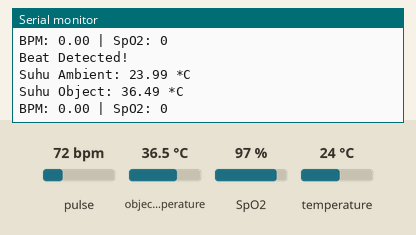
Bench run of a sketch on a simulated ESP32. On the bench: the last lines printed to the serial monitor. Inputs (shaded band) come from the test bench; at power-on: pulse 72 bpm, object temperature 36.5 °C, SpO2 97 %, temperature 24 °C. WiFi joins after 1.5 s; servers stay silent unless stated; no MQTT or app messages arrive unless stated.

Above: at 2.7 s.
2.8 s: pulse set to 42 bpm
4.3 s: object temperature set to 20 °C
At 5.2 s:
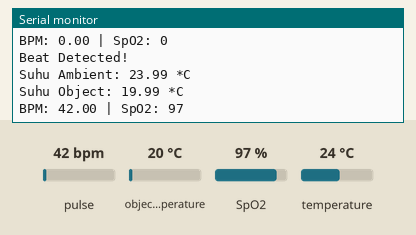
5.8 s: SpO2 set to 80 %
At 6.9 s:
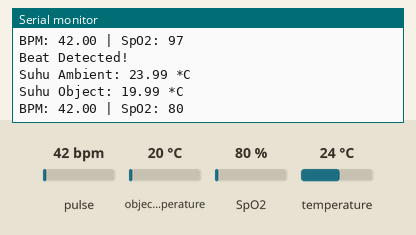
7.3 s: temperature set to 12 °C
At 8.4 s:
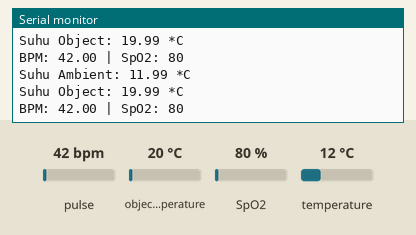
Timing chart, 0 to 9.8 s (numbered marks = the images above; inputs shaded):
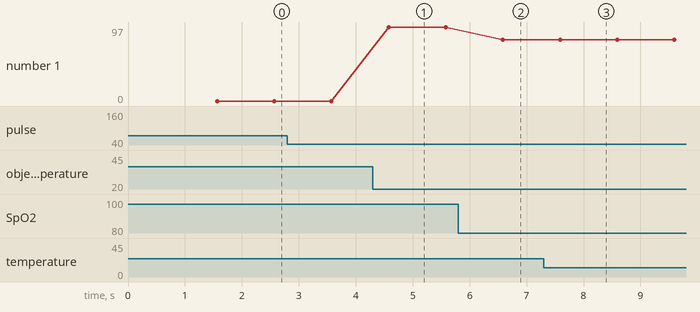

Measured:
- after the input at 4.3 s, the serial monitor: prints a new line after 0.28 s (image 1)
- after the input at 5.8 s, the serial monitor: prints a new line after 0.78 s (image 2)
- after the input at 7.3 s, the serial monitor: prints a new line after 0.29 s (image 3)
- plotted number 1: 97 → 80 after the input at 5.8 s

The sketch:

main.ino
```cpp
#include <Wire.h>
#include <Adafruit_MLX90614.h>
#include "MAX30100_PulseOximeter.h"
#include <WiFi.h>
#include <PubSubClient.h>

// Deklarasi pin dan konstanta
#define WIFI_SSID "your_SSID"
#define WIFI_PASSWORD "your_PASSWORD"
#define MQTT_SERVER "broker.hivemq.com"
#define MQTT_PORT 1883
#define MQTT_TOPIC "hafidzganteng/afms"

// Inisialisasi objek untuk sensor
Adafruit_MLX90614 mlx = Adafruit_MLX90614();
PulseOximeter pox;

// Timer untuk menghitung refresh rate pulse oximeter
uint32_t tsLastReport = 0;

// Callback untuk pembaruan pulse oximeter
void onBeatDetected()
{
    Serial.println("Beat Detected!");
}

// Inisialisasi WiFi dan MQTT client
WiFiClient espClient;
PubSubClient client(espClient);

void setup_wifi() {
  delay(10);
  Serial.println();
  Serial.print("Connecting to ");
  Serial.println(WIFI_SSID);

  WiFi.begin(WIFI_SSID, WIFI_PASSWORD);

  while (WiFi.status() != WL_CONNECTED) {
    delay(500);
    Serial.print(".");
  }

  Serial.println("");
  Serial.println("WiFi connected");
  Serial.println("IP address: ");
  Serial.println(WiFi.localIP());
}

void reconnect() {
  // Loop until we're reconnected
  while (!client.connected()) {
    Serial.print("Attempting MQTT connection...");
    // Attempt to connect
    if (client.connect("ESP32Client")) {
      Serial.println("connected");
    } else {
      Serial.print("failed, rc=");
      Serial.print(client.state());
      Serial.println(" try again in 5 seconds");
      delay(5000);
    }
  }
}

void setup() {
  // Inisialisasi serial untuk debugging
  Serial.begin(115200);

  // Inisialisasi sensor MLX90614
  if (!mlx.begin()) {
    Serial.println("Gagal menginisialisasi MLX90614! Cek sambungan Anda.");
    while (1);
  }

  // Inisialisasi sensor MAX30100
  if (!pox.begin()) {
    Serial.println("Gagal menginisialisasi MAX30100! Cek sambungan Anda.");
    while (1);
  }

  // Mengatur callback untuk beat detection
  pox.setOnBeatDetectedCallback(onBeatDetected);

  // Memulai pengukuran pulse oximeter
  pox.setIRLedCurrent(MAX30100_LED_CURR_7_6MA);

  // Inisialisasi WiFi dan MQTT
  setup_wifi();
  client.setServer(MQTT_SERVER, MQTT_PORT);
}

void loop() {
  // Membaca suhu dari sensor MLX90614
  double tempAmbient = mlx.readAmbientTempC();
  double tempObject = mlx.readObjectTempC();

  // Memperbarui data dari pulse oximeter
  pox.update();

  if (!client.connected()) {
    reconnect();
  }
  client.loop();

  // Menampilkan data suhu pada serial monitor
  Serial.print("Suhu Ambient: "); Serial.print(tempAmbient); Serial.println(" *C");
  Serial.print("Suhu Object: "); Serial.print(tempObject); Serial.println(" *C");

  // Menampilkan data pulse oximeter pada serial monitor
  Serial.print("BPM: ");
  Serial.print(pox.getHeartRate());
  Serial.print(" | SpO2: ");
  Serial.println(pox.getSpO2());

  // Menyiapkan payload JSON untuk MQTT
  String payload = "{";
  payload += "\"heartRate\":"; payload += pox.getHeartRate(); payload += ",";
  payload += "\"tempObject\":"; payload += tempObject; payload += ",";
  payload += "\"SpO2\":"; payload += pox.getSpO2();
  payload += "}";

  // Mengirim data melalui MQTT
  client.publish(MQTT_TOPIC, payload.c_str());

  // Delay 1 detik
  delay(1000);
}
```
